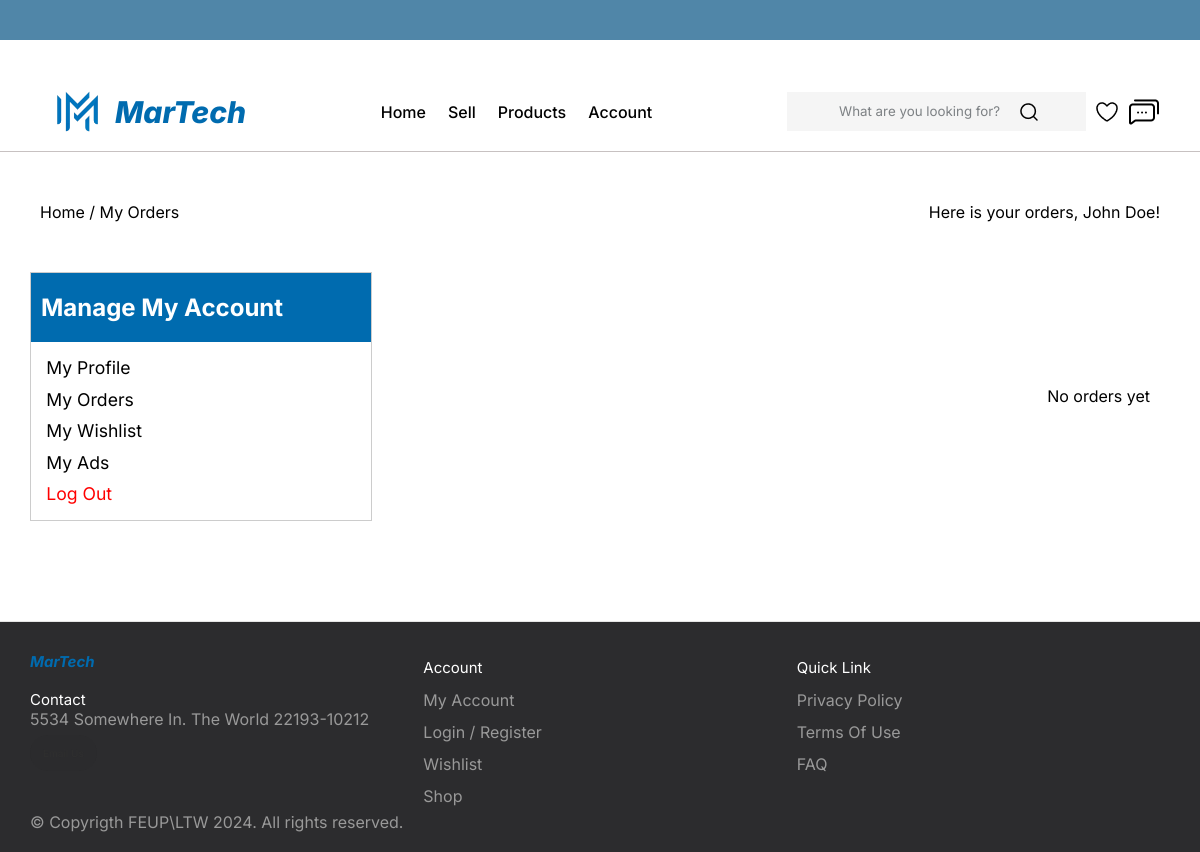
Page /pages/order.php (signed in) on the earlier database version.
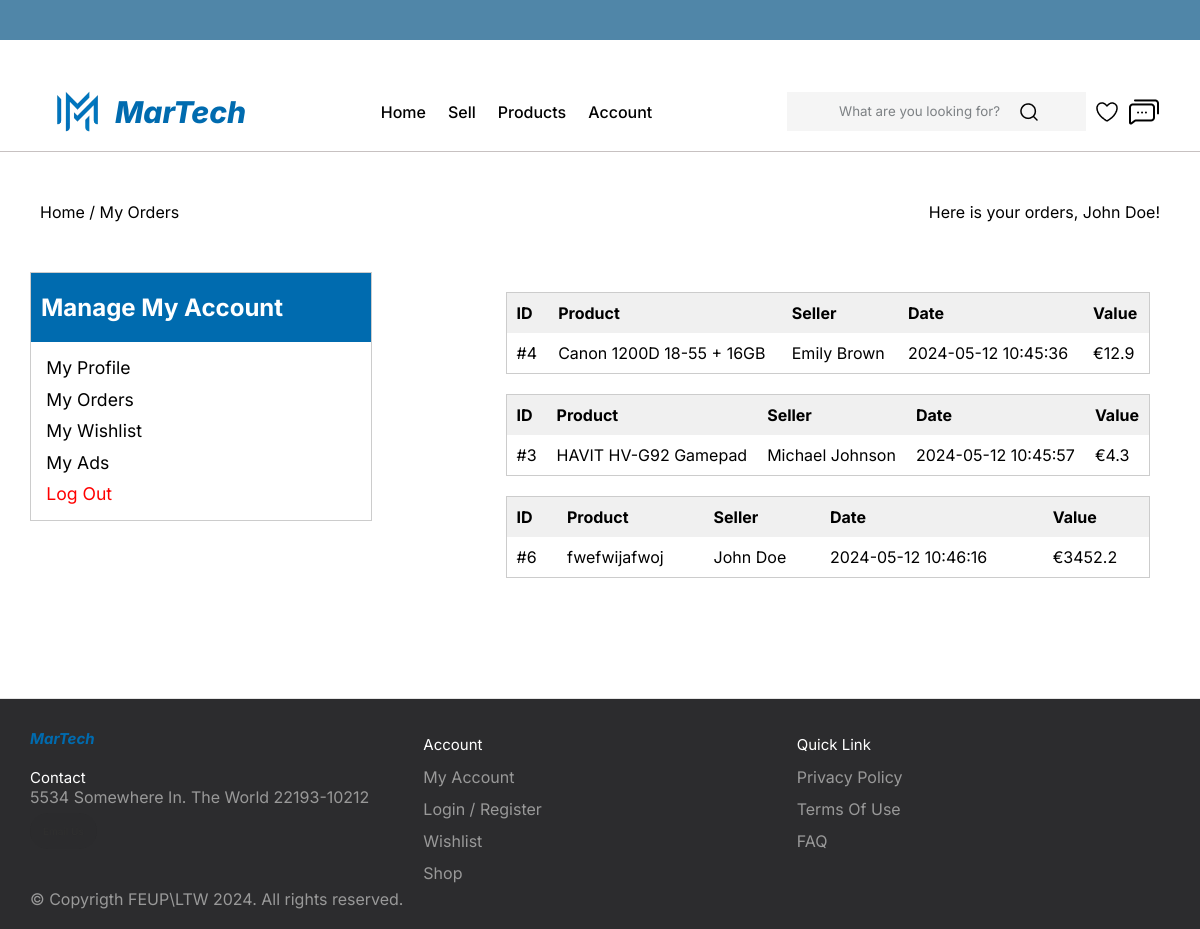
Same page on the later database version.
### tables this page shows
CREATE TABLE ORDERS (
    id INT PRIMARY KEY NOT NULL,
    buyer_id INT NOT NULL,
    seller_id INT NOT NULL,
    item_id INT NOT NULL,
    amount DECIMAL(10, 2) NOT NULL,
    status TEXT NOT NULL,
    created_at TIMESTAMP DEFAULT CURRENT_TIMESTAMP,
    FOREIGN KEY (buyer_id) REFERENCES USERS(id),
    FOREIGN KEY (seller_id) REFERENCES USERS(id),
    FOREIGN KEY (item_id) REFERENCES ITEMS(id)
);

CREATE TABLE ITEMS(
id INT PRIMARY KEY NOT NULL,
name TEXT NOT NULL,
description TEXT NOT NULL,
price DECIMAL(10, 2) NOT NULL,
old_price DECIMAL(10, 2),
category TEXT NOT NULL,
condition TEXT NOT NULL,
location TEXT NOT NULL,
main_image TEXT NOT NULL,
published_time TIMESTAMP DEFAULT CURRENT_TIMESTAMP,
seller_id INT NOT NULL,
FOREIGN KEY (seller_id) REFERENCES USERS(id)
);

CREATE TABLE USERS(
id INT PRIMARY KEY NOT NULL,
name TEXT NOT NULL,
address TEXT,
phone TEXT NOT NULL UNIQUE,
email TEXT NOT NULL UNIQUE,
password TEXT NOT NULL
);

### templates/orders_tpl.php (the view, shortened to what this page needs)
<?php
  function drawOrders() {
    $session = new Session();
    $db = getDatabaseConnection();
    $user_id = $session->getId();
    $query = 'SELECT * FROM Orders WHERE buyer_id = ?';
    $stmt = $db->prepare($query);
    $stmt->execute(array($user_id));
    $orders = $stmt->fetchAll();
    ?>
    <section class="orders">
    <?php if(!$orders){
            echo '<p>No orders yet</p>';
            ?>
            </section>
            <?php
    }
    else {
        foreach ($orders as $order){
          $item_id = $order['item_id'];
          $query = 'SELECT * FROM Items WHERE id = ?';
          $stmt = $db->prepare($query);
          $stmt->execute(array($item_id));
          $item = $stmt->fetch();
          $item_name = $item['name'];
          $price = $order['amount'];
          $created_at = $order['created_at'];
          $seller_id = $order['seller_id'];
          $query = 'SELECT * FROM Users WHERE id = ?';
          $stmt = $db->prepare($query);
          $stmt->execute(array($seller_id));
          $seller = $stmt->fetch();
          $seller_name = $seller['name'];
    ?>
        <a href="item.php?id=<?php echo $item_id;?>"; class="order_link">
        <table class="order_table">
          <tr>
              <th>ID</th>
              <th>Product</th>
              <th>Seller</th>
              <th>Date</th>
              <th>Value</th>
          </tr>
          <tr>
              <td>#<?php echo $item_id;?></td>
              <td><?php echo $item_name;?></td>
              <td><?php echo $seller_name;?></td>
              <td><?php echo $created_at;?></td>
              <td>€<?php echo $price;?></td>
          </tr>
        </table>
        </a>
    <?php
        }
        ?>
        </section>
        <?php
    }
}
?>

Differences in the rows shown:
added orders: item "4", item.name "Canon 1200D 18-55 + 16GB", seller.name "Emily Brown", created_at "2024-05-12 10:45:36", amount "12.9"
added orders: item "3", item.name "HAVIT HV-G92 Gamepad", seller.name "Michael Johnson", created_at "2024-05-12 10:45:57", amount "4.3"
added orders: item "6", item.name "fwefwijafwoj", seller.name "John Doe", created_at "2024-05-12 10:46:16", amount "3452.2"
Other differences:
text no longer shown: "No orders yet"
